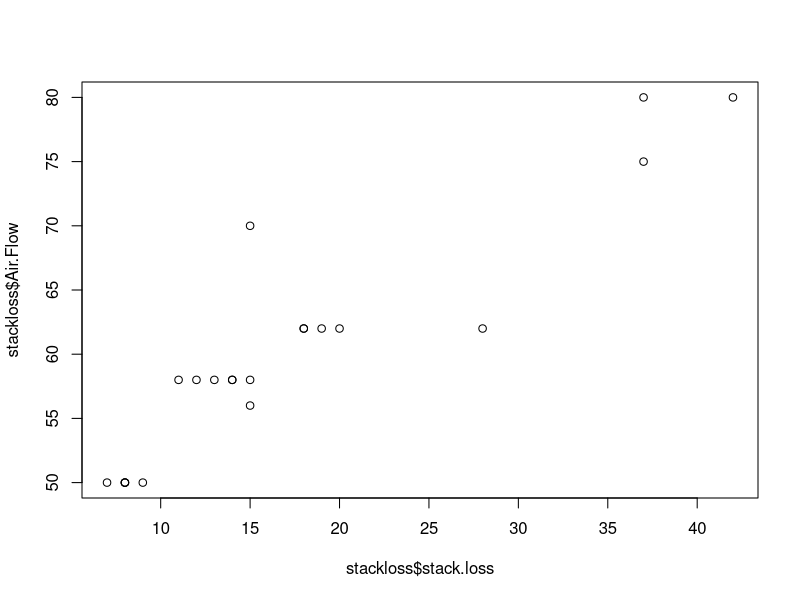

Source code (R):
## ---- chunk 1
knitr::opts_chunk$set(echo = TRUE)
data(stackloss)
## ---- chunk 2
summary(stackloss)
## ---- chunk 3
str(stackloss)
## ---- chunk 4
plot(x=stackloss$stack.loss, y=stackloss$Air.Flow)
